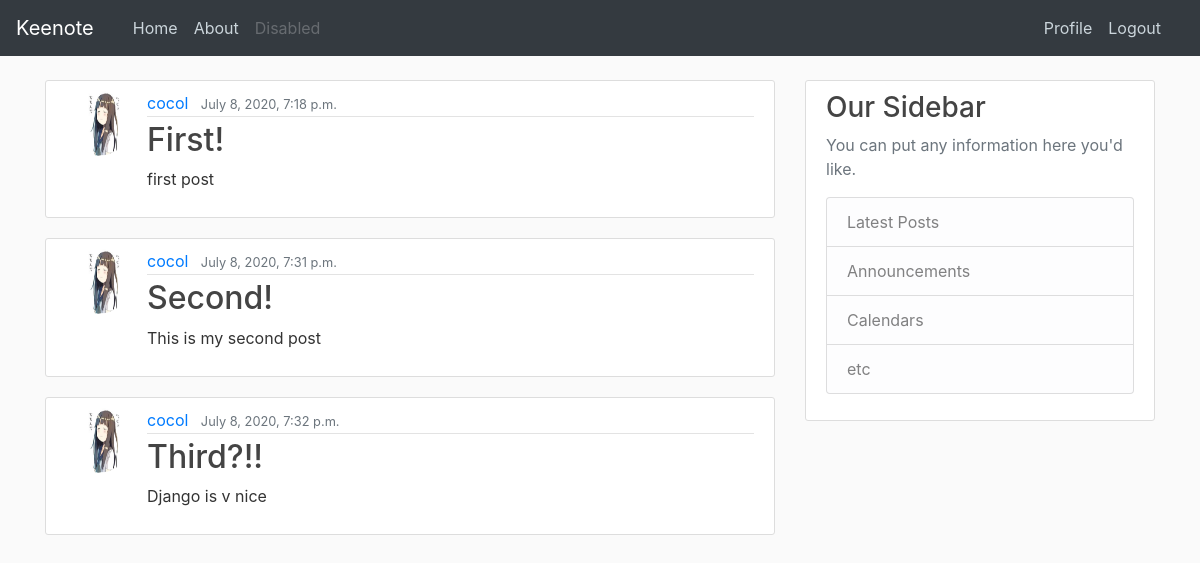
The app's page / (signed in) with its own data.
### blog/models.py (models this page shows, shortened)
class Post(models.Model):
    title = models.CharField(max_length = 200)
    content = models.TextField()
    date_posted = models.DateTimeField(default=timezone.now)
    author = models.ForeignKey(User, on_delete=models.CASCADE)

### users/models.py (models this page shows, shortened)
class Profile(models.Model):
    user = models.OneToOneField(User, on_delete=models.CASCADE)
    image = models.ImageField(default='default.PNG', upload_to='profile_pics')

### blog/views.py (the view)
# urls.py: 2. Add a URL to urlpatterns:  path('', views.home, name='home')
@login_required
def home(request):
    context = {
        'posts': Post.objects.filter(author=request.user)
    }
    return render(request, 'blog/home.html', context)

### blog/templates/blog/home.html
{% extends "blog/base.html" %}
{% block content %}
    {% for post in posts %}
            <article class="media content-section">
                <img class="rounded-circle article-img" src="{{ post.author.profile.image.url }}">
                <div class="media-body">
                    <div class="article-metadata">
                        <a class="mr-2" href="#">{{ post.author }}</a>
                        <small class="text-muted">{{ post.date_posted }}</small>
                    </div>
                    <h2><a class="article-title" href="#">{{ post.title }}</a></h2>
                    <p class="article-content">{{ post.content }}</p>
                </div>
            </article>
    {% endfor %}
{% endblock %}

### blog/templates/blog/base.html (shortened to what this page needs)
{% load static %}
<!DOCTYPE html>
<html>
    <head>
        <link rel="stylesheet" href="https://maxcdn.bootstrapcdn.com/bootstrap/4.0.0/css/bootstrap.min.css">
        <link rel="stylesheet" type="text/css" href="{% static 'blog/main.css' %}">
    </head>
    <body>
      <header class="site-header">
        <nav class="navbar navbar-expand-md navbar-dark bg-dark fixed-top">
            <a class="navbar-brand" href="{% url 'blog-home' %}">Keenote</a>
            <div class="container">
              <div class="collapse navbar-collapse" id="navbarSupportedContent">
                <div class="navbar-nav mr-auto">
                    <a class="nav-link" href="{% url 'blog-home' %}">Home </a>
                    <a class="nav-link" href="{% url 'blog-about' %}">About</a>
                    <a class="nav-link disabled" href="#">Disabled</a>
                </div>
                <div class="navbar-nav">
                  {% if user.is_authenticated %}
                    <a class="nav-link" href="{% url 'profile' %}">Profile</a>
                    <a class="nav-link" href="{% url 'logout' %}">Logout</a>
                  {% else %}
                    <a class="nav-link" href="{% url 'login' %}">Login</a>
                    <a class="nav-link" href="{% url 'register' %}">Register</a>
                  {% endif %}
                </div>
              </div>
            </div>
        </nav>
      </header>
        <main role="main" class="container">
            <div class="row">
                <div class="col-md-8">
                    {% block content %}{% endblock %}
                </div>
                <div class="col-md-4">
                    <div class="content-section">
                      <h3>Our Sidebar</h3>
                      <p class='text-muted'>You can put any information here you'd like.
                        <ul class="list-group">
                          <li class="list-group-item list-group-item-light">Latest Posts</li>
                          <li class="list-group-item list-group-item-light">Announcements</li>
                          <li class="list-group-item list-group-item-light">Calendars</li>
                          <li class="list-group-item list-group-item-light">etc</li>
                        </ul>
                      </p>
                    </div>
                  </div>
            </div>
        </main>
    </body>
</html>

### blog/static/blog/main.css (style rules this page uses)
body { background: #fafafa; color: #333333; margin-top: 5rem; }
h1, h2, h3, h4, h5, h6 { color: #444444; }
ul { margin: 0; }
.site-header .navbar-nav .nav-link { color: #cbd5db; }
.content-section { background: #ffffff; padding: 10px 20px; border: 1px solid #dddddd; border-radius: 3px; margin-bottom: 20px; }
.article-title { color: #444444; }
.article-content { white-space: pre-line; }
.article-img { height: 65px; width: 65px; margin-right: 16px; }
.article-metadata { padding-bottom: 1px; margin-bottom: 4px; border-bottom: 1px solid #e3e3e3 }

### records on screen
Post: author.profile.image (picture), author "cocol", date_posted "July 8, 2020, 7:18 p.m.", title "First!", content "first post"
Post: author.profile.image (picture), author "cocol", date_posted "July 8, 2020, 7:31 p.m.", title "Second!", content "This is my second post"
Post: author.profile.image (picture), author "cocol", date_posted "July 8, 2020, 7:32 p.m.", title "Third?!!", content "Django is v nice"
